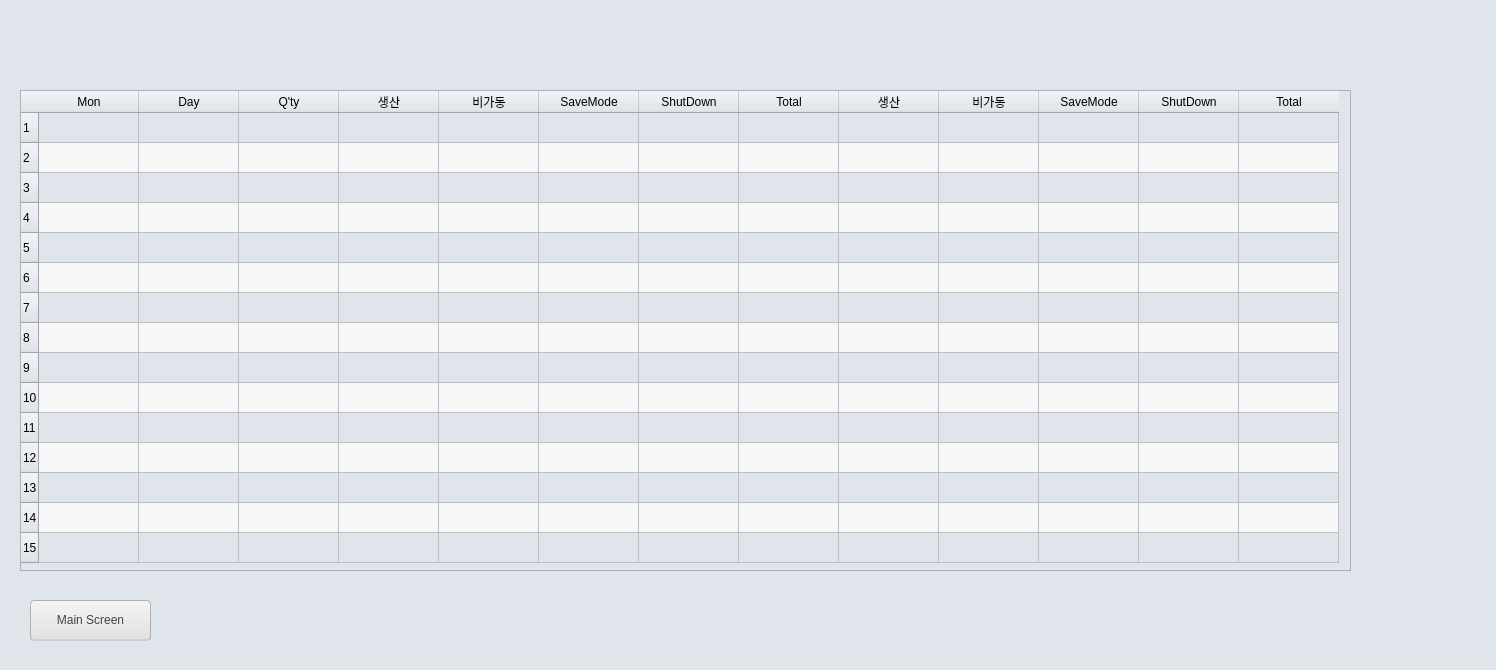
<?xml version="1.0" encoding="UTF-8"?>
<ui version="4.0">
 <class>historyScreen</class>
 <widget class="QDialog" name="historyScreen">
  <property name="geometry">
   <rect>
    <x>0</x>
    <y>0</y>
    <width>1496</width>
    <height>670</height>
   </rect>
  </property>
  <property name="windowTitle">
   <string>Dialog</string>
  </property>
  <property name="styleSheet">
   <string notr="true">background-color: #E0E5EC;</string>
  </property>
  <widget class="QTableWidget" name="table_history">
   <property name="geometry">
    <rect>
     <x>20</x>
     <y>90</y>
     <width>1331</width>
     <height>481</height>
    </rect>
   </property>
   <property name="dragEnabled">
    <bool>true</bool>
   </property>
   <property name="alternatingRowColors">
    <bool>true</bool>
   </property>
   <property name="rowCount">
    <number>15</number>
   </property>
   <row>
    <property name="text">
     <string>1</string>
    </property>
   </row>
   <row>
    <property name="text">
     <string>2</string>
    </property>
   </row>
   <row>
    <property name="text">
     <string>3</string>
    </property>
   </row>
   <row>
    <property name="text">
     <string>4</string>
    </property>
   </row>
   <row/>
   <row/>
   <row/>
   <row/>
   <row/>
   <row/>
   <row/>
   <row/>
   <row/>
   <row/>
   <row/>
   <column>
    <property name="text">
     <string>Mon</string>
    </property>
   </column>
   <column>
    <property name="text">
     <string>Day</string>
    </property>
   </column>
   <column>
    <property name="text">
     <string>Q'ty</string>
    </property>
   </column>
   <column>
    <property name="text">
     <string>생산</string>
    </property>
   </column>
   <column>
    <property name="text">
     <string>비가동</string>
    </property>
   </column>
   <column>
    <property name="text">
     <string>SaveMode</string>
    </property>
   </column>
   <column>
    <property name="text">
     <string>ShutDown</string>
    </property>
   </column>
   <column>
    <property name="text">
     <string>Total</string>
    </property>
   </column>
   <column>
    <property name="text">
     <string>생산</string>
    </property>
   </column>
   <column>
    <property name="text">
     <string>비가동</string>
    </property>
   </column>
   <column>
    <property name="text">
     <string>SaveMode</string>
    </property>
   </column>
   <column>
    <property name="text">
     <string>ShutDown</string>
    </property>
   </column>
   <column>
    <property name="text">
     <string>Total</string>
    </property>
   </column>
  </widget>
  <widget class="QPushButton" name="btn_to_main">
   <property name="geometry">
    <rect>
     <x>30</x>
     <y>600</y>
     <width>121</width>
     <height>41</height>
    </rect>
   </property>
   <property name="styleSheet">
    <string notr="true">QPushButton {
background-color: qlineargradient(spread:pad, x1:0, y1:0, x2:0, y2:1, stop:0 #F5F5F5, stop:1 #E0E0E0); 
color: #444444;
border-radius: 4px;
padding: 8px 16px;
font-size: 12px;
border: 1px solid #B0B0B0;
border-bottom: 2px solid #CFCFCF;
}

QPushButton:pressed {
background-color: qlineargradient(spread:pad, x1:0, y1:0, x2:0, y2:1, stop:0 #D0D0D0, stop:1 #E5E5E5); 
border-top: 3px solid #A0A0A0;
border-left: 3px solid #A8A8A8;
border-right: 3px solid #F0F0F0;
border-bottom: 3px solid #F8F8F8;

padding-left: 18px;
padding-top: 11px;
color: #005A9E;
}</string>
   </property>
   <property name="text">
    <string>Main Screen</string>
   </property>
  </widget>
 </widget>
 <resources/>
 <connections/>
</ui>
